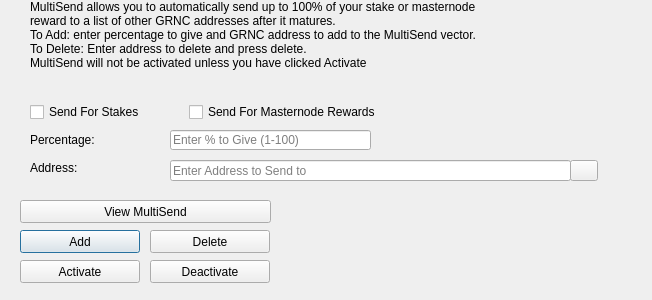
<?xml version="1.0" encoding="UTF-8"?>
<ui version="4.0">
 <class>MultiSendDialog</class>
 <widget class="QDialog" name="MultiSendDialog">
  <property name="windowModality">
   <enum>Qt::NonModal</enum>
  </property>
  <property name="geometry">
   <rect>
    <x>0</x>
    <y>0</y>
    <width>652</width>
    <height>300</height>
   </rect>
  </property>
  <property name="windowTitle">
   <string>MultiSend</string>
  </property>
  <widget class="QLineEdit" name="multiSendPercentEdit">
   <property name="geometry">
    <rect>
     <x>170</x>
     <y>130</y>
     <width>201</width>
     <height>20</height>
    </rect>
   </property>
   <property name="toolTip">
    <string>Enter whole numbers 1 - 100</string>
   </property>
   <property name="placeholderText">
    <string>Enter % to Give (1-100)</string>
   </property>
  </widget>
  <widget class="QLineEdit" name="multiSendAddressEdit">
   <property name="geometry">
    <rect>
     <x>170</x>
     <y>160</y>
     <width>401</width>
     <height>21</height>
    </rect>
   </property>
   <property name="toolTip">
    <string/>
   </property>
   <property name="placeholderText">
    <string>Enter Address to Send to</string>
   </property>
  </widget>
  <widget class="QLabel" name="label_2">
   <property name="geometry">
    <rect>
     <x>30</x>
     <y>0</y>
     <width>451</width>
     <height>121</height>
    </rect>
   </property>
   <property name="lineWidth">
    <number>1</number>
   </property>
   <property name="text">
    <string>MultiSend allows you to automatically send up to 100% of your stake or masternode reward to a list of other GRNC addresses after it matures.
To Add: enter percentage to give and GRNC address to add to the MultiSend vector.
To Delete: Enter address to delete and press delete.
MultiSend will not be activated unless you have clicked Activate</string>
   </property>
   <property name="alignment">
    <set>Qt::AlignLeading|Qt::AlignLeft|Qt::AlignTop</set>
   </property>
   <property name="wordWrap">
    <bool>true</bool>
   </property>
  </widget>
  <widget class="QLabel" name="message">
   <property name="geometry">
    <rect>
     <x>290</x>
     <y>200</y>
     <width>351</width>
     <height>91</height>
    </rect>
   </property>
   <property name="text">
    <string/>
   </property>
  </widget>
  <widget class="QPushButton" name="addButton">
   <property name="geometry">
    <rect>
     <x>20</x>
     <y>230</y>
     <width>120</width>
     <height>23</height>
    </rect>
   </property>
   <property name="toolTip">
    <string/>
   </property>
   <property name="statusTip">
    <string>Add to MultiSend Vector</string>
   </property>
   <property name="text">
    <string>Add</string>
   </property>
  </widget>
  <widget class="QPushButton" name="disableButton">
   <property name="geometry">
    <rect>
     <x>150</x>
     <y>260</y>
     <width>120</width>
     <height>23</height>
    </rect>
   </property>
   <property name="statusTip">
    <string>Deactivate MultiSend</string>
   </property>
   <property name="text">
    <string>Deactivate</string>
   </property>
  </widget>
  <widget class="QPushButton" name="addressBookButton">
   <property name="geometry">
    <rect>
     <x>570</x>
     <y>160</y>
     <width>28</width>
     <height>21</height>
    </rect>
   </property>
   <property name="toolTip">
    <string>Choose an address from the address book</string>
   </property>
   <property name="text">
    <string/>
   </property>
   <property name="icon">
    <iconset resource="../greencoin.qrc">
     <normaloff>:/icons/address-book</normaloff>:/icons/address-book</iconset>
   </property>
   <property name="shortcut">
    <string>Alt+A</string>
   </property>
   <property name="autoDefault">
    <bool>false</bool>
   </property>
  </widget>
  <widget class="QLabel" name="label">
   <property name="geometry">
    <rect>
     <x>30</x>
     <y>130</y>
     <width>121</width>
     <height>20</height>
    </rect>
   </property>
   <property name="toolTip">
    <string>Percentage of stake to send</string>
   </property>
   <property name="text">
    <string>Percentage:</string>
   </property>
  </widget>
  <widget class="QLabel" name="label_5">
   <property name="geometry">
    <rect>
     <x>30</x>
     <y>160</y>
     <width>111</width>
     <height>16</height>
    </rect>
   </property>
   <property name="toolTip">
    <string>Address to send portion of stake to</string>
   </property>
   <property name="text">
    <string>Address:</string>
   </property>
  </widget>
  <widget class="QPushButton" name="deleteButton">
   <property name="geometry">
    <rect>
     <x>150</x>
     <y>230</y>
     <width>120</width>
     <height>23</height>
    </rect>
   </property>
   <property name="toolTip">
    <string/>
   </property>
   <property name="statusTip">
    <string>Delete Address From MultiSend Vector</string>
   </property>
   <property name="text">
    <string>Delete</string>
   </property>
  </widget>
  <widget class="QPushButton" name="activateButton">
   <property name="geometry">
    <rect>
     <x>20</x>
     <y>260</y>
     <width>120</width>
     <height>23</height>
    </rect>
   </property>
   <property name="statusTip">
    <string>Activate MultiSend</string>
   </property>
   <property name="text">
    <string>Activate</string>
   </property>
  </widget>
  <widget class="QPushButton" name="viewButton">
   <property name="geometry">
    <rect>
     <x>20</x>
     <y>200</y>
     <width>251</width>
     <height>23</height>
    </rect>
   </property>
   <property name="toolTip">
    <string/>
   </property>
   <property name="statusTip">
    <string>View MultiSend Vector</string>
   </property>
   <property name="text">
    <string>View MultiSend</string>
   </property>
  </widget>
  <widget class="QWidget" name="horizontalLayoutWidget">
   <property name="geometry">
    <rect>
     <x>30</x>
     <y>100</y>
     <width>351</width>
     <height>24</height>
    </rect>
   </property>
   <layout class="QHBoxLayout" name="horizontalLayout">
    <item>
     <widget class="QCheckBox" name="multiSendStakeCheckBox">
      <property name="text">
       <string>Send For Stakes</string>
      </property>
     </widget>
    </item>
    <item>
     <widget class="QCheckBox" name="multiSendMasternodeCheckBox">
      <property name="text">
       <string>Send For Masternode Rewards</string>
      </property>
     </widget>
    </item>
   </layout>
  </widget>
 </widget>
 <resources>
  <include location="../greencoin.qrc"/>
 </resources>
 <connections/>
</ui>
